Frame 1 (no input): blank canvas, image omitted
Frame 60 (the mouse pressed at the canvas centre just before this capture): blank canvas, image omitted
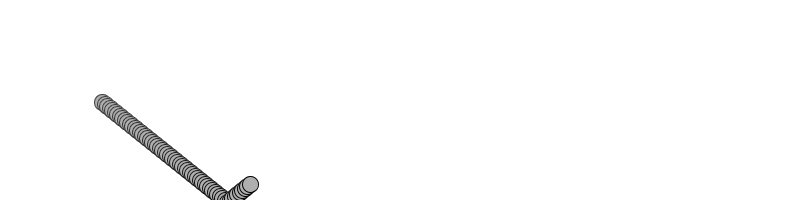
Frame 120 (the mouse held since frame 60 and released just before this capture)

The Processing sketch whose frames 1 and 60 were blank and that drew this single picture after the mouse press (run headless with seeded random() and noise(); from frame 60 on, the mouse is pressed at the canvas centre):

// Processing sketch: bouncingball_novectors
// ── bouncingball_novectors.pde
// The Nature of Code
// Daniel Shiffman
// Draft book

// Example 1-1: Bouncing Ball, no vectors
float x = 100;
float y = 100;
float xspeed = 2.5;
float yspeed = 2;

void setup() {
  size(800, 200);
  smooth();
  background(255);
}

void draw() {
  if (mousePressed) {
    noStroke();
    fill(255, 1);
    rect(0, 0, width, height);

    // Add the current speed to the location.
    x = x + xspeed;
    y = y + yspeed;

    if ((x > width) || (x < 0)) {
      xspeed = xspeed * -1;
    }
    if ((y > height) || (y < 0)) {
      yspeed = yspeed * -1;
    }


    // Display circle at x location
    stroke(0);
    fill(175);
    ellipse(x, y, 16, 16);
  }
}
